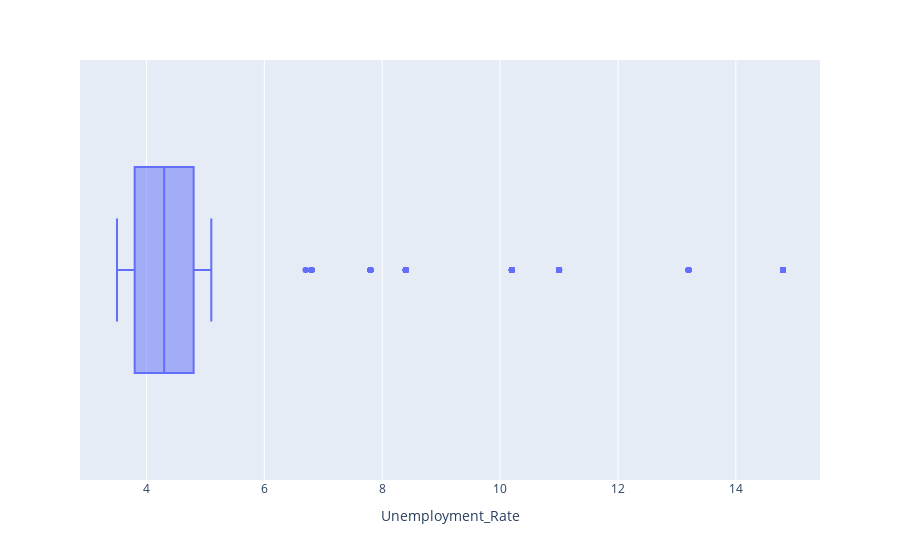

Notebook code cell kept with this figure:
### Code cell
px.box(data_frame=df, x='Unemployment_Rate')

### Figure 1 — Plotly figure (JSON) as saved in the notebook; plotly's stock layout.template omitted (floating-point values rounded to 4 significant figures; data arrays with more than 128 entries replaced by an {"elided": "..."} marker saying what was removed)
{"data": [{"alignmentgroup": "True", "hovertemplate": "Unemployment_Rate=%{x}<extra></extra>", "legendgroup": "", "marker": {"color": "#636efa"}, "name": "", "notched": false, "offsetgroup": "", "orientation": "h", "showlegend": false, "type": "box", "x": {"elided": "1746 float values"}, "x0": " ", "xaxis": "x", "y0": " ", "yaxis": "y"}], "layout": {"boxmode": "group", "legend": {"tracegroupgap": 0}, "margin": {"t": 60}, "xaxis": {"anchor": "y", "domain": [0, 1], "title": {"text": "Unemployment_Rate"}}, "yaxis": {"anchor": "x", "domain": [0, 1]}}}
